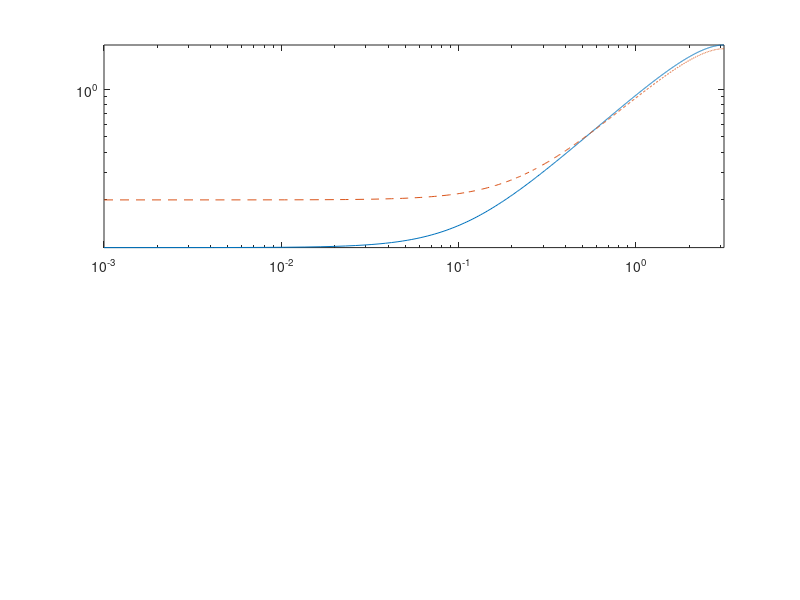

This chart was generated by the following MATLAB code: (Note: this script raises an error after producing the figure.)
omega = linspace(0.001,pi,1000);
ejw = exp(-j*omega);

G1 = 1-0.9*ejw; G2 = 1-0.8*ejw;
mag1 = abs(G1); angle1 = (angle(G1))*180/pi;
mag2 = abs(G2); angle2 = (angle(G2))*180/pi;

subplot(2,1,1)
loglog(omega,mag1,omega,mag2,'--')
axis tight, label('',18,' ','Magnitude',18)
subplot(2,1,2) 
semilogx(omega,angle1,omega,angle2,'--')
axis tight, label('',18,'w (rad/s)','Phase',18)
